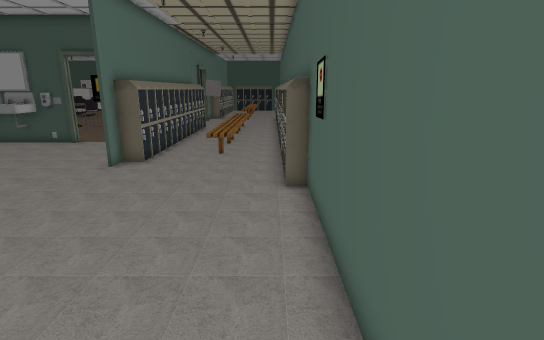
view 1 (above)

16 first-person views from a walk through a scene from a Unity 3-D project. The camera is 1.5 m above the floor, tilts 14° down and sees 80° across. Doors are open. The floor is counted in squares, 0.5 m on a side. Each view is taken from the middle of a square. On the plan, view 1 faces up. The plan holds only what a view shows up to about 20 squares ahead; the rest is blank. The place goes on beyond the plan. The player character is not drawn. Some surface patterns are stand-ins.

view 2
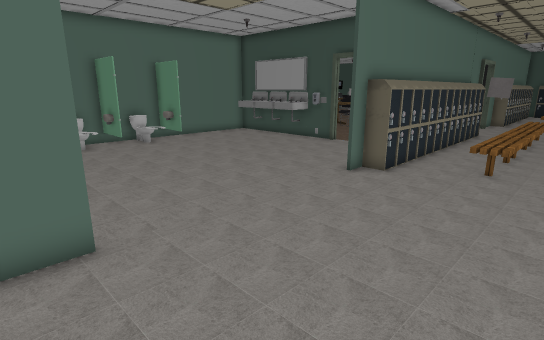

view 3
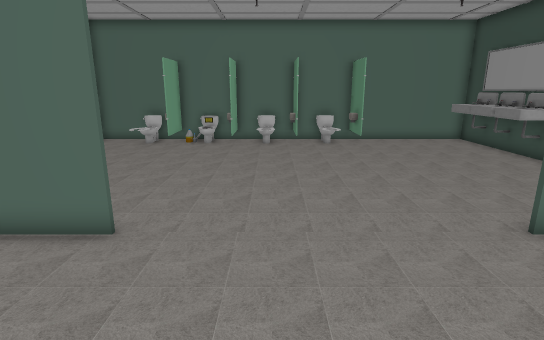

view 4
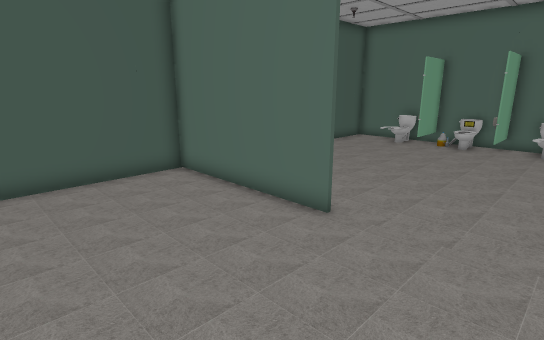

view 5
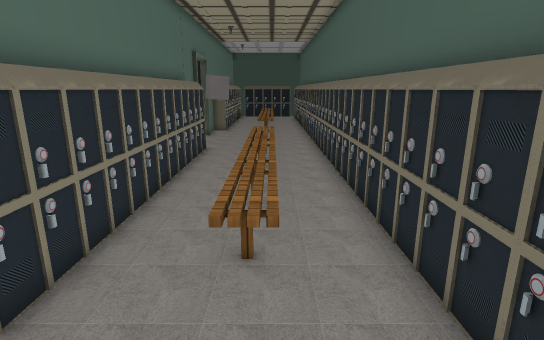

view 6
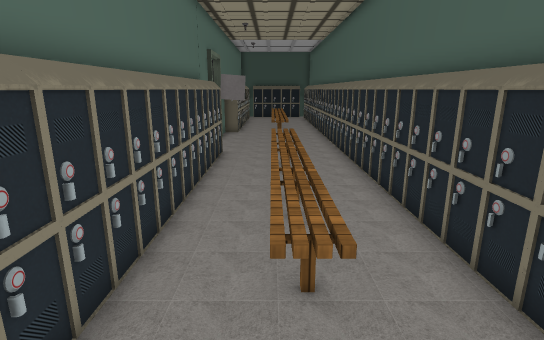

view 7
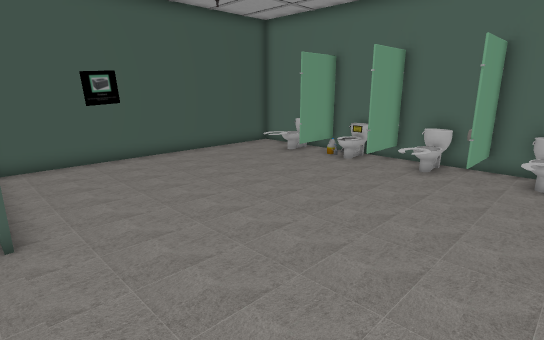

view 8
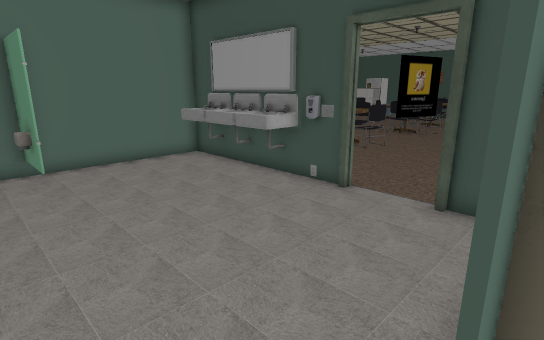

view 9
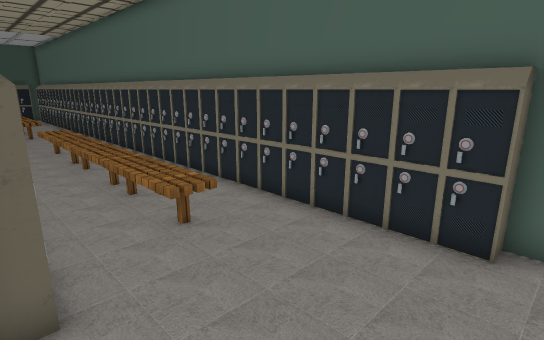

view 10
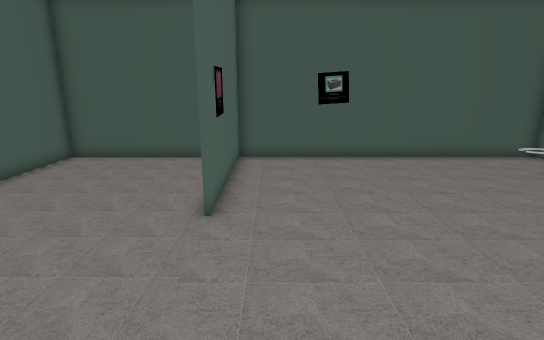

view 11
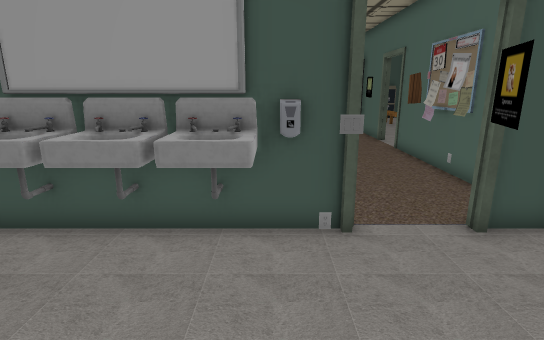

view 12
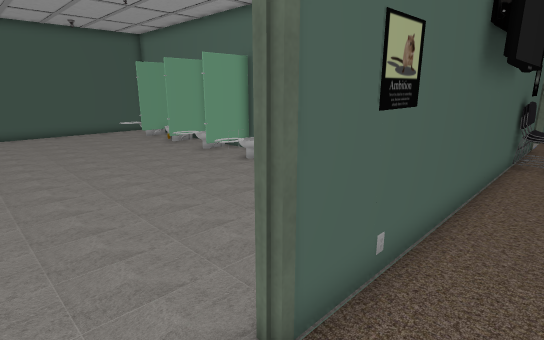

view 13
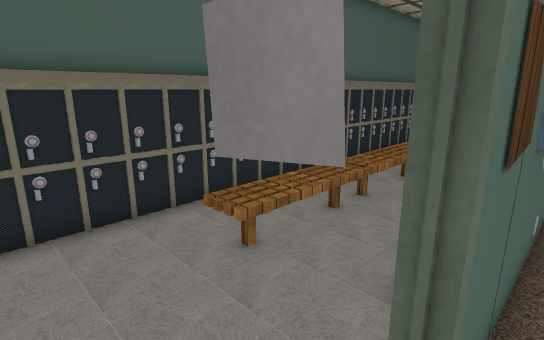

view 14
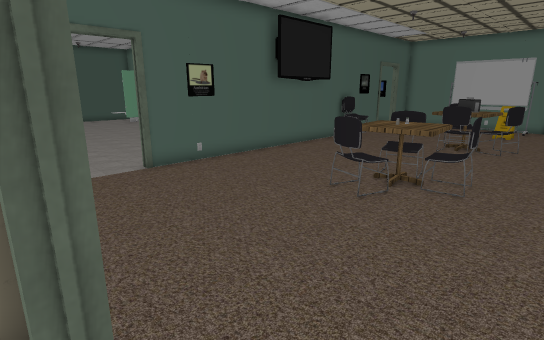

view 15
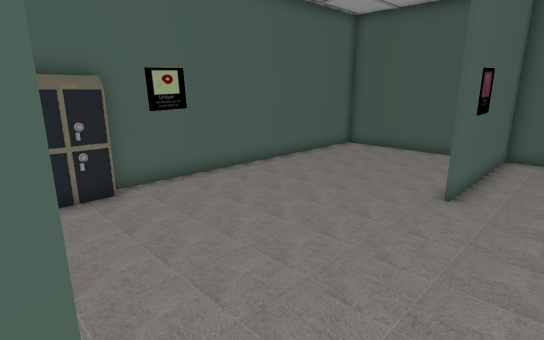

view 16
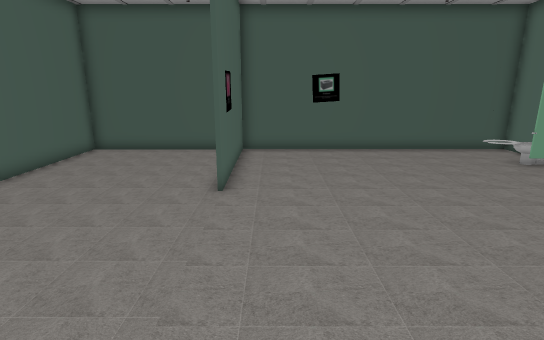

### Floor plan
Key: @ floor where view 1 was taken; # wall or solid block; . floor; / step, stairs or slope; D open door; = window, fence, low wall or low ledge; L locker; S sink; T toilet; C chair; A table; O other object.
Columns run from 31 left of view 1 to 1 right of it. Each row starts with its distance up from view 1.
 31                 ...... ........LO
 30        ........................LL
 29 ..............CC........#DDD...LL
 28 ......OC......CAA.......##.....LL
 27 ==....  C....CAAA.......#L..//.LL
 26     O   C....CAAAC......#LL.//.LL
 25     .OAAA.....   .......#LL.//.LL
 24     ...   ..............#LL.//.##
 23      .. ................#LL.//.LL
 22       .................. LL.//.LL
 21        .  .............. LL.//.LL
 20      CC................. LL.//.LL
 19   ####C##############.###LL.//.LL
 18            #SSSSSSS##.D. LL.//.LL
 17            #SSSSSSS...D. LL.//.L#
 16            #..........D. LL.//.LL
 15            #............ LL.//.LL
 14            #............ LL....LL
 13            #............##.....LL
 12            ####................LL
 11            #T=DD...............LL
 10            TTO.................LL
  9            #....................#
  8            ###DD................#
  7            #O.DD................#
  6            #T...................#
  5            ###DD................#
  4            #..DD................#
  3            #T............#......#
  2            #............##......#
  1            ###D.........##......#
  0            #OOD..........#.....@#
 -1            #T.D..........#......#
 -2             ..D..........#......#
 -3            ###D##################

Positions as (right, up) in squares from view 1, and headings:
1: (0, 0), facing up
2: (0, 2), facing up-left
3: (0, 7), facing left
4: (0, 8), facing down-left
5: (-2, 10), facing up
6: (-3, 11), facing up
7: (-6, 11), facing down-left
8: (-6, 10), facing up-left
9: (-6, 9), facing up-right
10: (-8, 11), facing down
11: (-13, 12), facing up
12: (-9, 21), facing down-left
13: (-7, 31), facing down-right
14: (-6, 31), facing down-left
15: (-9, 13), facing down-right
16: (-8, 13), facing down
